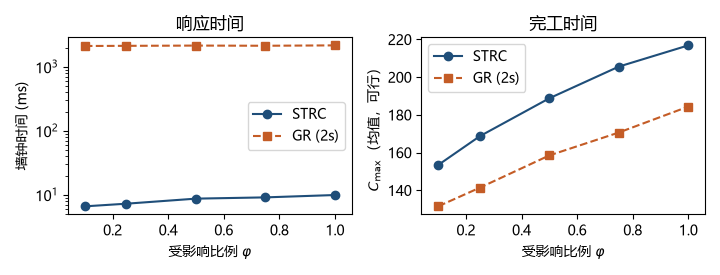

Source code (Python):
"""STRC 扰动规模对照图:读 STRC/experiments/scale_compare/scale_compare.csv。"""
from __future__ import annotations

import csv
import os
from collections import defaultdict

import matplotlib

matplotlib.use("Agg")
import matplotlib.pyplot as plt  # noqa: E402

HERE = os.path.dirname(os.path.abspath(__file__))
CSV = os.path.abspath(os.path.join(
    HERE, "..", "..", "STRC_new", "experiments_c2", "expanded", "scale_compare.csv"))
# fallback to older two-seed file
CSV_FALLBACK = os.path.abspath(os.path.join(
    HERE, "..", "..", "STRC_new", "experiments_c2", "scale_compare", "scale_compare.csv"))
OUT = os.path.join(HERE, "fig_strc_scale_CN_new_c2")

from _cjk_mpl import setup_cjk

setup_cjk()


def main() -> None:
    path = CSV if os.path.isfile(CSV) else CSV_FALLBACK
    rows = list(csv.DictReader(open(path, encoding="utf-8")))
    # prefer congested instance for the paper figure
    if any("strc_wall_ms" in r for r in rows):
        rows = [r for r in rows if r.get("instance") == "congested_8x4x4"]
        t_key, c_key = "strc_wall_ms", "strc_makespan"
        t1_key, c1_key = "r0_wall_ms", "r0_makespan"
        f_key, f1_key = "strc_feasible", "r0_feasible"
    else:
        t_key, c_key = "p04_wall_ms", "p04_makespan"
        t1_key, c1_key = "p01_wall_ms", "p01_makespan"
        f_key, f1_key = "p04_feasible", "p01_feasible"

    by = defaultdict(list)
    for r in rows:
        by[float(r["phi"])].append(r)

    phis = sorted(by)
    p04_t, p01_t, p04_c, p01_c = [], [], [], []
    for phi in phis:
        rs = by[phi]
        p04_t.append(sum(float(r[t_key]) for r in rs) / len(rs))
        p01_t.append(sum(float(r[t1_key]) for r in rs) / len(rs))
        p04_c.append(sum(float(r[c_key]) for r in rs if r[f_key] == "True")
                     / max(1, sum(1 for r in rs if r[f_key] == "True")))
        p01_c.append(sum(float(r[c1_key]) for r in rs if r[f1_key] == "True")
                     / max(1, sum(1 for r in rs if r[f1_key] == "True")))

    fig, axes = plt.subplots(1, 2, figsize=(7.2, 2.75))
    ax = axes[0]
    ax.plot(phis, p04_t, "o-", label=r"STRC", color="#1f4e79")
    ax.plot(phis, p01_t, "s--", label=r"GR (2s)", color="#c45c26")
    ax.set_xlabel(r"受影响比例 $\varphi$")
    ax.set_ylabel("墙钟时间 (ms)")
    ax.set_yscale("log")
    ax.set_xlim(min(phis) - 0.06, max(phis) + 0.06)
    ax.legend(loc="center right")
    ax.set_title("响应时间")

    ax = axes[1]
    ax.plot(phis, p04_c, "o-", label=r"STRC", color="#1f4e79")
    ax.plot(phis, p01_c, "s--", label=r"GR (2s)", color="#c45c26")
    ax.set_xlabel(r"受影响比例 $\varphi$")
    ax.set_ylabel(r"$C_{\max}$（均值，可行）")
    ax.set_xlim(min(phis) - 0.06, max(phis) + 0.06)
    ax.legend(loc="upper left")
    ax.set_title("完工时间")

    fig.tight_layout()
    fig.savefig(OUT + ".pdf")
    fig.savefig(OUT + ".png")
    print("wrote", OUT + ".pdf")


if __name__ == "__main__":
    main()
